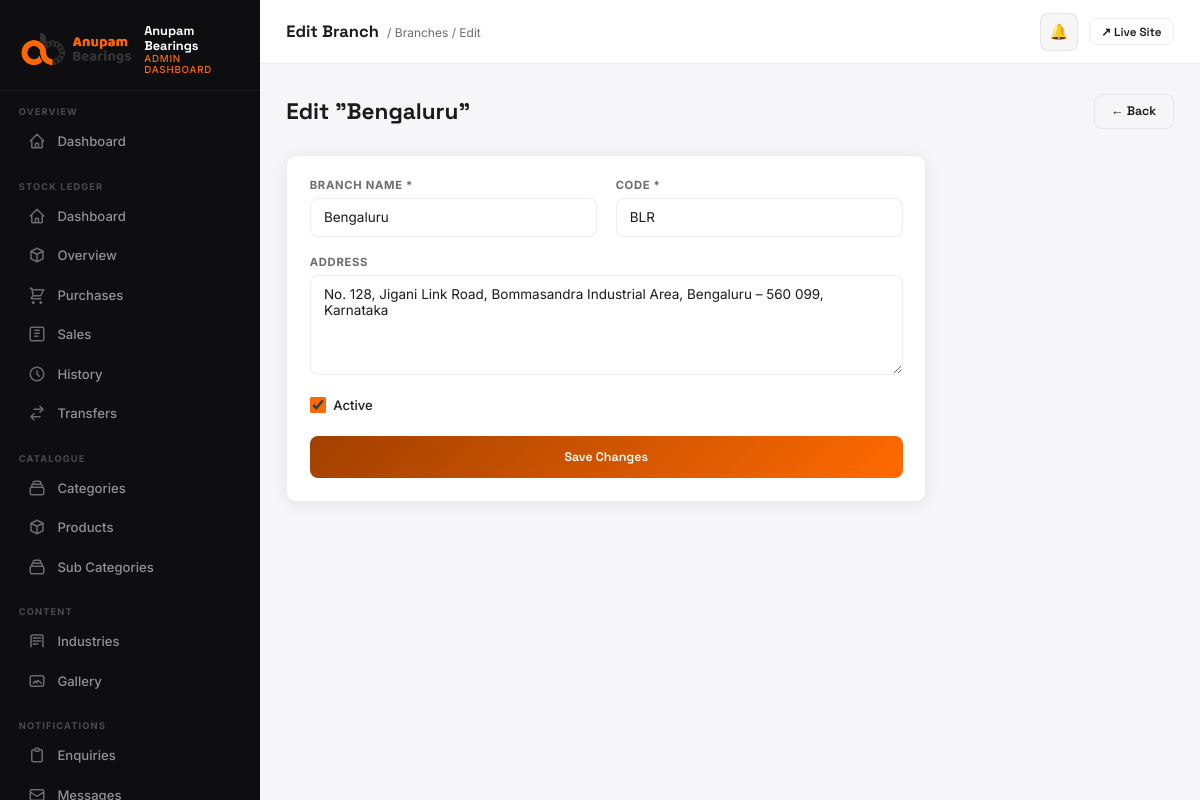
The app's page /dashboard/stock/branches/1/edit/ (signed in) with its own data.
### stock_ledger/models.py (models this page shows, shortened)
class Branch(models.Model):
    name = models.CharField(max_length=120)
    slug = models.SlugField(unique=True)
    code = models.CharField(max_length=20, unique=True)
    address = models.TextField(blank=True)
    is_active = models.BooleanField(default=True)
    created_at = models.DateTimeField(auto_now_add=True)
    class Meta:
        ordering = ['name']

### stock_ledger/views.py (the view, shortened to what this page needs)
# urls.py: path('branches/<int:pk>/edit/', views.branch_edit, name='branch_edit'),
@login_required(login_url='/dashboard/login/')
@staff_required
@role_required(UserProfile.ADMIN)
def branch_edit(request, pk):
    branch = get_object_or_404(Branch, pk=pk)
    return render(request, 'dashboard/stock_branch_form.html', {'branch': branch})

### core/context_processors.py (called while the page is built)
def seo(request):
    return build_seo_context(request)

### core/seo.py (called while the page is built)
def site_url() -> str:
    return getattr(settings, 'SITE_URL', 'https://anupambearings.com').rstrip('/')

def absolute_url(path: str) -> str:
    if not path:
        return site_url()
    parsed = urlsplit(path)
    if parsed.scheme:
        return path
    if path.startswith('/'):
        return f'{site_url()}{path}'
    return f"{site_url()}/{path.lstrip('/')}"

def build_canonical_url(request, *, path: str | None = None) -> str:
    canonical_path = path if path is not None else request.path
    return absolute_url(canonical_path)

def _serialize_schema(schema: dict) -> str:
    return json.dumps(schema, ensure_ascii=False, separators=(',', ':'))

def website_schema() -> dict:
    return {
        '@context': 'https://schema.org',
        '@type': 'WebSite',
        '@id': f'{site_url()}#website',
        'url': site_url(),
        'name': SITE_NAME,
        'alternateName': 'Anupam Bearings India',
        'description': SITE_DESCRIPTION,
        'publisher': {'@id': f'{site_url()}#organization'},
        'potentialAction': {
            '@type': 'SearchAction',
            'target': {
                '@type': 'EntryPoint',
                'urlTemplate': f'{site_url()}/products/?q={{search_term_string}}',
            },
            'query-input': 'required name=search_term_string',
        },
    }

### stock_ledger/context_processors.py (called while the page is built, shortened)
def dashboard_role(request):
    user = getattr(request, 'user', None)
    if not user or not user.is_authenticated or not user.is_staff:
        return {}
    profile = getattr(user, 'stock_profile', None)
    if profile is None:
        return {}
    return {
        'dash_role': profile.role,
        'dash_branch': profile.branch,
    }

def low_stock_alert(request):
    user = getattr(request, 'user', None)
    if not user or not user.is_authenticated or not user.is_staff:
        return {'show_low_stock_modal': False}
    profile = getattr(user, 'stock_profile', None)
    if profile is None or profile.role not in (UserProfile.ADMIN, UserProfile.BRANCH_STAFF):
        return {'show_low_stock_modal': False}
    if request.session.get('low_stock_alert_shown'):
        return {'show_low_stock_modal': False}

### templates/dashboard/stock_branch_form.html (shortened to what this page needs)
{% extends "dashboard/base.html" %}
{% block page_title %}{% if branch %}Edit Branch{% else %}Add Branch{% endif %}{% endblock %}
{% block breadcrumb %}<span class="topbar-breadcrumb">/ <a href="{% url 'dashboard:stock_ledger:branches' %}" style="color:var(--muted);text-decoration:none;">Branches</a> / {% if branch %}Edit{% else %}New{% endif %}</span>{% endblock %}
{% block content %}
<div class="page-header">
  <div class="page-header-left">
    <h1>{% if branch %}Edit "{{ branch.name }}"{% else %}Add New Branch{% endif %}</h1>
  </div>
  <a href="{% url 'dashboard:stock_ledger:branches' %}" class="btn btn-ghost">← Back</a>
</div>
<form method="POST" style="max-width:640px;">
  <div class="card card-pad">
    <div class="form-grid">
      <div class="form-row">
        <div class="form-group">
          <label>Branch Name *</label>
          <input class="form-input" type="text" name="name" required value="{{ branch.name|default:'' }}" placeholder="e.g. Mumbai"/>
        </div>
        <div class="form-group">
          <label>Code *</label>
          <input class="form-input" type="text" name="code" required value="{{ branch.code|default:'' }}" placeholder="e.g. BOM"/>
        </div>
      </div>
      <div class="form-group">
        <label>Address</label>
        <textarea class="form-input" name="address" style="min-height:100px;">{{ branch.address|default:'' }}</textarea>
      </div>
      <label class="form-check">
        <input type="checkbox" name="is_active" {% if not branch or branch.is_active %}checked{% endif %}/>
        <span class="form-check-label">Active</span>
      </label>
    </div>
    <button type="submit" class="btn btn-primary" style="width:100%;justify-content:center;padding:0.875rem;margin-top:1.5rem;">
      {% if branch %}Save Changes{% else %}Add Branch{% endif %}
    </button>
  </div>
</form>
{% endblock %}

### templates/dashboard/base.html (style rules this page uses)
*, *::before, *::after { box-sizing: border-box; margin: 0; padding: 0; }
:root { --orange: #ff6a00; --orange-dk: #a14000; --surface: #f6f5f7; --card: #ffffff; --sidebar-bg: #0e0e11; --sidebar-w: 260px; --on: #1b1b1f; --muted: #6b6b72; --border: rgba(0,0,0,0.07); --grad: linear-gradient(135deg,#a14000 0%,#ff6a00 100%); --radius: 10px; --shadow: 0 2px 16px rgba(0,0,0,0.07); --shadow-lg: 0 8px 40px rgba(0,0,0,0.12); --font-d: 'Space Grotesk', sans-serif; --font-b: 'Inter', sans-serif; }
html { font-size: 15px; -webkit-font-smoothing: antialiased; }
body { font-family: var(--font-b); background: var(--surface); color: var(--on); display: flex; min-height: 100vh; overflow-x: hidden; }
.topbar-breadcrumb { font-size: 0.8rem; color: var(--muted); margin-left: 4px; }
.page-header { display: flex; align-items: center; justify-content: space-between; margin-bottom: 1.75rem; gap: 1rem; flex-wrap: wrap; }
.page-header-left h1 { font-family: var(--font-d); font-size: 1.5rem; font-weight: 700; }
.card { background: var(--card); border-radius: var(--radius); border: 1px solid var(--border); box-shadow: var(--shadow); }
.card-pad { padding: 1.5rem; }
.btn { display: inline-flex; align-items: center; gap: 0.4rem; padding: 0.55rem 1.1rem; border-radius: 8px; font-family: var(--font-d); font-size: 0.83rem; font-weight: 600; cursor: pointer; border: none; text-decoration: none; transition: all 0.18s; }
.btn-primary { background: var(--grad); color: #fff; }
.btn-ghost { background: transparent; color: var(--on); border: 1px solid var(--border); }
.form-grid { display: grid; gap: 1.25rem; }
.form-row { display: grid; grid-template-columns: 1fr 1fr; gap: 1.25rem; }
.form-group label { display: block; font-size: 0.75rem; font-weight: 700; letter-spacing: 0.06em; text-transform: uppercase; color: var(--muted); margin-bottom: 0.35rem; }
.form-input { width: 100%; padding: 0.7rem 0.875rem; border: 1px solid var(--border); border-radius: 8px; font-family: var(--font-b); font-size: 0.9rem; color: var(--on); background: var(--card); outline: none; transition: border-color 0.18s, box-shadow 0.18s; }
textarea.form-input { min-height: 100px; resize: vertical; }
.form-check { display: flex; align-items: center; gap: 0.5rem; cursor: pointer; }
.form-check input { width: 16px; height: 16px; accent-color: var(--orange); cursor: pointer; }
.form-check-label { font-size: 0.875rem; font-weight: 500; color: var(--on); }

### records on screen
Branch: name "Bengaluru", code "BLR", address "No. 128, Jigani Link Road, Bommasandra Industrial Area, Bengaluru – 560 099, Karnataka", is_active "☑"
